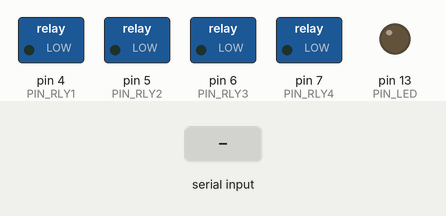
Recording of a sketch running on a simulated Arduino Uno, built with avr-gcc and run on an emulated ATmega328P. Shown: switched loads named in the sketch (green lamp = pin HIGH), output pins drawn as LEDs (lit = HIGH). The inputs (shaded band) are chosen by the test bench. The modem accepts every AT command (registered, SIM ready, sends succeed) and sends nothing else.

Above: at 15.2 s.
15.3 s: "R1on" received over the second serial link
At 15.9 s:
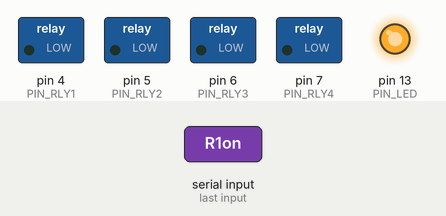
At 16.7 s:
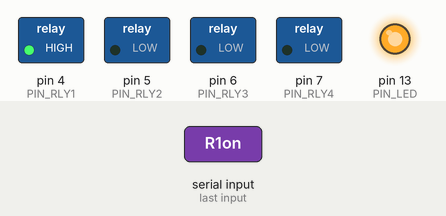
20.8 s: "r1on" received over the second serial link
At 24.05 s:
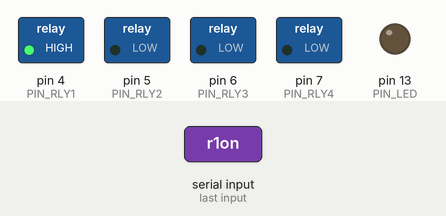
Timing chart, 0 to 28.3 s (numbered marks = the images above; inputs shaded):
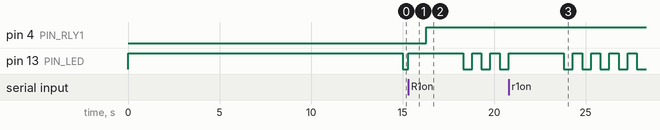

Measured:
- after the input at 15.3 s, pin 4 (PIN_RLY1): LOW → HIGH after 1.0 s
- by itself, pin 13 (PIN_LED): repeats every 1.0 s: LOW 0.50 s, HIGH 0.50 s

The sketch:

ESP8266_Server.ino
```cpp
#include <SoftwareSerial.h>
//*********************************************Config Uart_PIN
const int PIN_RXD = 2;
const int PIN_TXT = 3;
SoftwareSerial WIFI(PIN_RXD, PIN_TXT); // RX, TX
//*********************************************Config PIN_RLY
const int PIN_RLY1 = 4;
const int PIN_RLY2 = 5;
const int PIN_RLY3 = 6;
const int PIN_RLY4 = 7;
const int PIN_LED = 13;
//*********************************************Config WIFI
const String IP_SERVER = "192.168.4.1";
const String wifi_name = "caspiannoor";
const String wifi_pass = "1234test";
const long interval = 500;
//*********************************************Create Value
unsigned long previousMillis = 0;
int start_search = 0;
int ledState = HIGH;
String input_data;
String Message;
//*********************************************Subprogram setup()
void setup() {
  pinMode(PIN_RLY1, OUTPUT);
  pinMode(PIN_RLY2, OUTPUT);
  pinMode(PIN_RLY3, OUTPUT);
  pinMode(PIN_RLY4, OUTPUT);
  pinMode(PIN_LED, OUTPUT);
  digitalWrite(PIN_RLY1, LOW);
  digitalWrite(PIN_RLY2, LOW);
  digitalWrite(PIN_RLY3, LOW);
  digitalWrite(PIN_RLY4, LOW);
  digitalWrite(PIN_LED, HIGH);
  WIFI.begin(115200);
  set_ESP8266_server();
  set_ip_wifi();
  set_pass_wifi();
}
//*********************************************Subprogram loop()
void loop() {
  if (WIFI.available()) {
    digitalWrite(PIN_LED, HIGH);
    read_input_data();
  }
  unsigned long currentMillis = millis();
  if (currentMillis - previousMillis >= interval) {
    previousMillis = currentMillis;
    if (ledState == LOW) {
      ledState = HIGH;
    } else {
      ledState = LOW;
    }
    digitalWrite(PIN_LED, ledState);
  }
}
//*********************************************Subprogram read_input_data()
void read_input_data() {
  input_data = WIFI.readString();
  input_data.trim();
  start_search = input_data.indexOf(":");
  start_search++;
  input_data = input_data.substring(start_search);
  Run_command();
}
//*********************************************Subprogram Run_command()
void Run_command() {
  Message = "";
  if (input_data == "R1on" || input_data == "r1on" || input_data == "R1ON" || input_data == "r1On" || input_data == "r1ON" || input_data == "r1oN") {
    digitalWrite(PIN_RLY1, HIGH);
    Message = "Relay 1 ON";
  } else if (input_data == "R1of" || input_data == "r1of" || input_data == "R1OF" || input_data == "r1Of" || input_data == "r1OF" || input_data == "r1oF") {
    digitalWrite(PIN_RLY1, LOW);
    Message = "Relay 1 OFF";
  } else if (input_data == "R2on" || input_data == "r2on" || input_data == "R2ON" || input_data == "r2On" || input_data == "r2ON" || input_data == "r2oN") {
    digitalWrite(PIN_RLY2, HIGH);
    Message = "Relay 2 ON";
  } else if (input_data == "R2of" || input_data == "r2of" || input_data == "R2OF" || input_data == "r2Of" || input_data == "r2OF" || input_data == "r2oF") {
    digitalWrite(PIN_RLY2, LOW);
    Message = "Relay 2 OFF";
  } else if (input_data == "R3on" || input_data == "r3on" || input_data == "R3ON" || input_data == "r3On" || input_data == "r3ON" || input_data == "r3oN") {
    digitalWrite(PIN_RLY3, HIGH);
    Message = "Relay 3 ON";
  } else if (input_data == "R3of" || input_data == "r3of" || input_data == "R3OF" || input_data == "r3Of" || input_data == "r3OF" || input_data == "r3oF") {
    digitalWrite(PIN_RLY3, LOW);
    Message = "Relay 3 OFF";
  } else if (input_data == "R4on" || input_data == "r4on" || input_data == "R4ON" || input_data == "r4On" || input_data == "r4ON" || input_data == "r4oN") {
    digitalWrite(PIN_RLY4, HIGH);
    Message = "Relay 4 ON";
  } else if (input_data == "R4of" || input_data == "r4of" || input_data == "R4OF" || input_data == "r4Of" || input_data == "r4OF" || input_data == "r4oF") {
    digitalWrite(PIN_RLY4, LOW);
    Message = "Relay 4 OFF";
  } else if (input_data == "on" || input_data == "ON" || input_data == "On") {
    digitalWrite(PIN_RLY1, HIGH);
    digitalWrite(PIN_RLY2, HIGH);
    digitalWrite(PIN_RLY3, HIGH);
    digitalWrite(PIN_RLY4, HIGH);
    Message = "All relays are turned ON";
  } else if (input_data == "off" || input_data == "OFF" || input_data == "Off") {
    digitalWrite(PIN_RLY1, LOW);
    digitalWrite(PIN_RLY2, LOW);
    digitalWrite(PIN_RLY3, LOW);
    digitalWrite(PIN_RLY4, LOW);
    Message = "All relays are turned OFF";
  }
  if (Message != "") {
    Message = Message + " | ";
    WIFI.print("AT+CIPSEND=0,");
    WIFI.println(Message.length());
    delay (1000);
    WIFI.println(Message);
  }
}
//*********************************************Subprogram set_ESP8266_server()
void set_ESP8266_server() {
  WIFI.println("AT");
  delay (1000);
  WIFI.println("AT+RST");
  delay (3000);
  WIFI.println("AT+CIPMUX=1");
  delay (2000);
  WIFI.println("AT+CIPSERVER=1,8888");
  delay (3000);
}
//*********************************************Subprogram set_ip_wifi()
void set_ip_wifi() {
  WIFI.print("AT+CIPAP=\"");
  WIFI.print(IP_SERVER);
  WIFI.println("\"");
  delay (2000);
}
//*********************************************Subprogram set_pass_wifi()
void set_pass_wifi() {
  WIFI.print("AT+CWSAP=\"");
  WIFI.print(wifi_name);
  WIFI.print("\",\"");
  WIFI.print(wifi_pass);
  WIFI.println("\",1,3");
  delay (3000);
}
```
